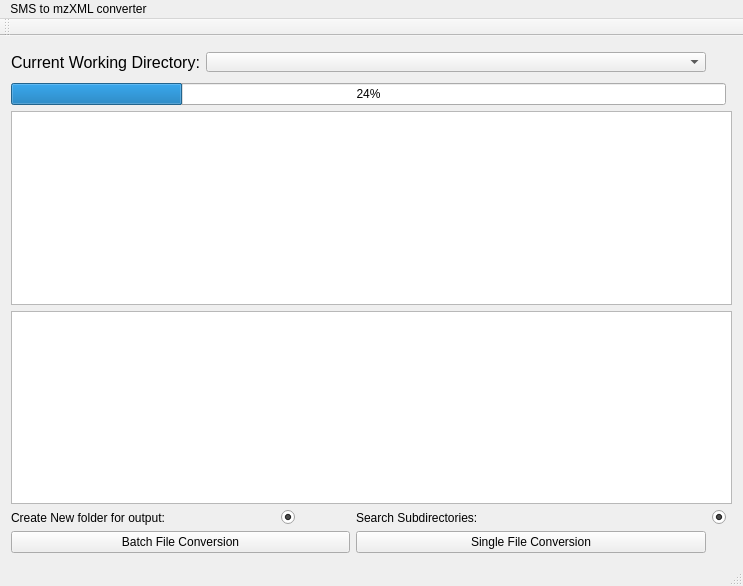
<?xml version="1.0" encoding="UTF-8"?>
<ui version="4.0">
 <class>MainWindow</class>
 <widget class="QMainWindow" name="MainWindow">
  <property name="geometry">
   <rect>
    <x>0</x>
    <y>0</y>
    <width>741</width>
    <height>586</height>
   </rect>
  </property>
  <property name="windowTitle">
   <string>SMS to mzXML Converter - Thomas Vijverberg - Radboud University Nijmegen - v_1.0</string>
  </property>
  <property name="windowOpacity">
   <double>1.000000000000000</double>
  </property>
  <property name="dockNestingEnabled">
   <bool>true</bool>
  </property>
  <property name="dockOptions">
   <set>QMainWindow::AllowNestedDocks|QMainWindow::AllowTabbedDocks|QMainWindow::AnimatedDocks|QMainWindow::GroupedDragging|QMainWindow::VerticalTabs</set>
  </property>
  <widget class="QWidget" name="centralWidget">
   <layout class="QGridLayout" name="gridLayout">
    <item row="5" column="0">
     <widget class="QLabel" name="label_2">
      <property name="text">
       <string>Create New folder for output:</string>
      </property>
     </widget>
    </item>
    <item row="5" column="3">
     <widget class="QLabel" name="label_3">
      <property name="maximumSize">
       <size>
        <width>150</width>
        <height>16777215</height>
       </size>
      </property>
      <property name="text">
       <string>Search Subdirectories:</string>
      </property>
     </widget>
    </item>
    <item row="3" column="0" colspan="6">
     <widget class="QTreeView" name="treeView_2">
      <property name="minimumSize">
       <size>
        <width>300</width>
        <height>0</height>
       </size>
      </property>
     </widget>
    </item>
    <item row="2" column="0" colspan="6">
     <widget class="QTreeView" name="treeView">
      <attribute name="headerCascadingSectionResizes">
       <bool>true</bool>
      </attribute>
      <attribute name="headerHighlightSections">
       <bool>true</bool>
      </attribute>
      <attribute name="headerShowSortIndicator" stdset="0">
       <bool>true</bool>
      </attribute>
     </widget>
    </item>
    <item row="0" column="0">
     <widget class="QLabel" name="label">
      <property name="minimumSize">
       <size>
        <width>0</width>
        <height>30</height>
       </size>
      </property>
      <property name="maximumSize">
       <size>
        <width>300</width>
        <height>30</height>
       </size>
      </property>
      <property name="font">
       <font>
        <pointsize>12</pointsize>
       </font>
      </property>
      <property name="text">
       <string>Current Working Directory:</string>
      </property>
     </widget>
    </item>
    <item row="0" column="1" colspan="3">
     <widget class="QComboBox" name="comboBox">
      <property name="enabled">
       <bool>true</bool>
      </property>
      <property name="sizePolicy">
       <sizepolicy hsizetype="Expanding" vsizetype="Expanding">
        <horstretch>0</horstretch>
        <verstretch>0</verstretch>
       </sizepolicy>
      </property>
      <property name="minimumSize">
       <size>
        <width>500</width>
        <height>20</height>
       </size>
      </property>
      <property name="maximumSize">
       <size>
        <width>16777215</width>
        <height>20</height>
       </size>
      </property>
     </widget>
    </item>
    <item row="7" column="3">
     <widget class="QPushButton" name="pushButton_2">
      <property name="minimumSize">
       <size>
        <width>350</width>
        <height>0</height>
       </size>
      </property>
      <property name="maximumSize">
       <size>
        <width>350</width>
        <height>16777215</height>
       </size>
      </property>
      <property name="text">
       <string>Single File Conversion</string>
      </property>
     </widget>
    </item>
    <item row="7" column="0" colspan="3">
     <widget class="QPushButton" name="pushButton">
      <property name="text">
       <string>Batch File Conversion</string>
      </property>
     </widget>
    </item>
    <item row="5" column="4">
     <widget class="QRadioButton" name="radioButton">
      <property name="maximumSize">
       <size>
        <width>180</width>
        <height>16777215</height>
       </size>
      </property>
      <property name="text">
       <string/>
      </property>
      <property name="checked">
       <bool>true</bool>
      </property>
      <property name="autoExclusive">
       <bool>false</bool>
      </property>
     </widget>
    </item>
    <item row="5" column="2">
     <widget class="QRadioButton" name="radioButton_2">
      <property name="text">
       <string/>
      </property>
      <property name="checked">
       <bool>true</bool>
      </property>
      <property name="autoExclusive">
       <bool>false</bool>
      </property>
     </widget>
    </item>
    <item row="1" column="0" colspan="5">
     <widget class="QProgressBar" name="progressBar">
      <property name="autoFillBackground">
       <bool>true</bool>
      </property>
      <property name="value">
       <number>24</number>
      </property>
     </widget>
    </item>
   </layout>
  </widget>
  <widget class="QMenuBar" name="menuBar">
   <property name="geometry">
    <rect>
     <x>0</x>
     <y>0</y>
     <width>741</width>
     <height>21</height>
    </rect>
   </property>
   <widget class="QMenu" name="menuSMS_to_mzXML_converter">
    <property name="title">
     <string>SMS to mzXML converter</string>
    </property>
   </widget>
   <addaction name="menuSMS_to_mzXML_converter"/>
  </widget>
  <widget class="QToolBar" name="mainToolBar">
   <attribute name="toolBarArea">
    <enum>TopToolBarArea</enum>
   </attribute>
   <attribute name="toolBarBreak">
    <bool>false</bool>
   </attribute>
  </widget>
  <widget class="QStatusBar" name="statusBar"/>
 </widget>
 <layoutdefault spacing="6" margin="11"/>
 <resources/>
 <connections/>
</ui>
